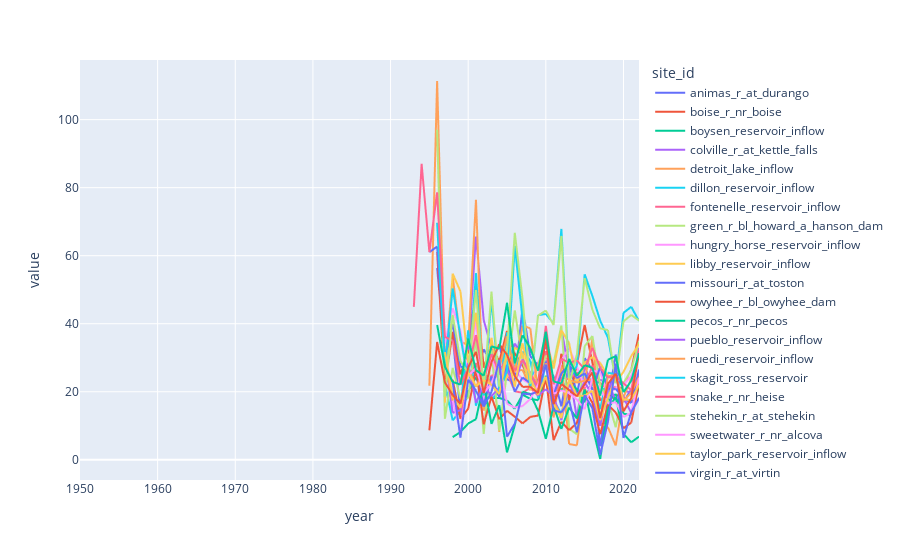

The cell this chart's notebook holds for it:
### Code cell
import plotly.express as px

px.line(
    dataset.sort_values(["site_id", "year"], ascending=True),
    x="year",
    y=["SNWD_DAILY"],
    color="site_id",
)

### Figure 1 — Plotly figure (JSON) as saved in the notebook; plotly's stock layout.template omitted (floating-point values rounded to 4 significant figures)
{"data": [{"hovertemplate": "site_id=animas_r_at_durango<br>variable=SNWD_DAILY<br>year=%{x}<br>value=%{y}<extra></extra>", "legendgroup": "animas_r_at_durango", "line": {"color": "#636efa", "dash": "solid"}, "marker": {"symbol": "circle"}, "mode": "lines", "name": "animas_r_at_durango", "showlegend": true, "type": "scattergl", "x": [1950, 1951, 1952, 1953, 1954, 1955, 1956, 1957, 1958, 1959, 1960, 1961, 1962, 1963, 1964, 1965, 1966, 1967, 1968, 1969, 1970, 1971, 1972, 1973, 1974, 1975, 1976, 1977, 1978, 1979, 1980, 1981, 1982, 1983, 1984, 1985, 1986, 1987, 1988, 1989, 1990, 1991, 1992, 1993, 1994, 1995, 1996, 1997, 1998, 1999, 2000, 2001, 2002, 2003, 2004, 2005, 2006, 2007, 2008, 2009, 2010, 2011, 2012, 2013, 2014, 2015, 2016, 2017, 2018, 2019, 2020, 2021, 2022], "xaxis": "x", "y": [null, null, null, null, null, null, null, null, null, null, null, null, null, null, null, null, null, null, null, null, null, null, null, null, null, null, null, null, null, null, null, null, null, null, null, null, null, null, null, null, null, null, null, null, null, null, 56.39, 30.53, 35.93, 14.03, 37.26, 25.45, 32.51, 28.11, 34.0, 23.65, 22.78, 44.84, 30.45, 27.74, 29.19, 24.5, 15.69, 28.52, 19.38, 29.91, 26.31, 3.996, 17.39, 30.97, 16.98, 20.7, 21.09], "yaxis": "y"}, {"hovertemplate": "site_id=boise_r_nr_boise<br>variable=SNWD_DAILY<br>year=%{x}<br>value=%{y}<extra></extra>", "legendgroup": "boise_r_nr_boise", "line": {"color": "#EF553B", "dash": "solid"}, "marker": {"symbol": "circle"}, "mode": "lines", "name": "boise_r_nr_boise", "showlegend": true, "type": "scattergl", "x": [1950, 1951, 1952, 1953, 1954, 1955, 1956, 1957, 1958, 1959, 1960, 1961, 1962, 1963, 1964, 1965, 1966, 1967, 1968, 1969, 1970, 1971, 1972, 1973, 1974, 1975, 1976, 1977, 1978, 1979, 1980, 1981, 1982, 1983, 1984, 1985, 1986, 1987, 1988, 1989, 1990, 1991, 1992, 1993, 1994, 1995, 1996, 1997, 1998, 1999, 2000, 2001, 2002, 2003, 2004, 2005, 2006, 2007, 2008, 2009, 2010, 2011, 2012, 2013, 2014, 2015, 2016, 2017, 2018, 2019, 2020, 2021, 2022], "xaxis": "x", "y": [null, null, null, null, null, null, null, null, null, null, null, null, null, null, null, null, null, null, null, null, null, null, null, null, null, null, null, null, null, null, null, null, null, null, null, null, null, null, null, null, null, null, null, null, null, null, 61.03, 21.9, 37.67, 25.05, 31.78, 50.69, 27.02, 34.17, 28.79, 37.9, 31.19, 27.77, 23.14, 22.74, 38.63, 16.15, 31.19, 17.46, 28.09, 39.66, 28.52, 17.35, 19.52, 17.64, 22.2, 26.5, 36.99], "yaxis": "y"}, {"hovertemplate": "site_id=boysen_reservoir_inflow<br>variable=SNWD_DAILY<br>year=%{x}<br>value=%{y}<extra></extra>", "legendgroup": "boysen_reservoir_inflow", "line": {"color": "#00cc96", "dash": "solid"}, "marker": {"symbol": "circle"}, "mode": "lines", "name": "boysen_reservoir_inflow", "showlegend": true, "type": "scattergl", "x": [1951, 1952, 1953, 1954, 1955, 1956, 1957, 1958, 1959, 1960, 1961, 1962, 1963, 1964, 1965, 1966, 1967, 1968, 1969, 1970, 1971, 1972, 1973, 1974, 1975, 1976, 1977, 1978, 1979, 1980, 1981, 1982, 1983, 1984, 1985, 1986, 1987, 1988, 1989, 1990, 1991, 1992, 1993, 1994, 1995, 1996, 1997, 1998, 1999, 2000, 2001, 2002, 2003, 2004, 2005, 2006, 2007, 2008, 2009, 2010, 2011, 2012, 2013, 2014, 2015, 2016, 2017, 2018, 2019, 2020, 2021, 2022, null], "xaxis": "x", "y": [null, null, null, null, null, null, null, null, null, null, null, null, null, null, null, null, null, null, null, null, null, null, null, null, null, null, null, null, null, null, null, null, null, null, null, null, null, null, null, null, null, null, null, null, null, null, null, 20.09, 12.41, 20.06, 24.29, 18.47, 18.17, 18.18, 17.46, 14.97, 19.12, 17.95, 17.5, 24.73, 19.12, 20.62, 22.64, 20.79, 16.86, 23.79, 22.45, 17.03, 19.36, 13.57, 13.12, 21.5, null], "yaxis": "y"}, {"hovertemplate": "site_id=colville_r_at_kettle_falls<br>variable=SNWD_DAILY<br>year=%{x}<br>value=%{y}<extra></extra>", "legendgroup": "colville_r_at_kettle_falls", "line": {"color": "#ab63fa", "dash": "solid"}, "marker": {"symbol": "circle"}, "mode": "lines", "name": "colville_r_at_kettle_falls", "showlegend": true, "type": "scattergl", "x": [1950, 1951, 1952, 1953, 1954, 1955, 1956, 1957, 1958, 1959, 1960, 1961, 1962, 1963, 1964, 1965, 1966, 1967, 1968, 1969, 1970, 1971, 1972, 1973, 1974, 1975, 1976, 1977, 1978, 1979, 1980, 1981, 1982, 1983, 1984, 1985, 1986, 1987, 1988, 1989, 1990, 1991, 1992, 1993, 1994, 1995, 1996, 1997, 1998, 1999, 2000, 2001, 2002, 2003, 2004, 2005, 2006, 2007, 2008, 2009, 2010, 2011, 2012, 2013, 2014, 2015, 2016, 2017, 2018, 2019, 2020, 2021, 2022], "xaxis": "x", "y": [null, null, null, null, null, null, null, null, null, null, null, null, null, null, null, null, null, null, null, null, null, null, null, null, null, null, null, null, null, null, null, null, null, null, null, null, null, null, null, null, null, null, null, null, null, null, null, null, null, null, 32.19, 65.62, 41.06, 32.78, 25.68, 26.01, 34.23, 30.27, 21.65, 28.42, 33.34, 27.7, 38.63, 25.97, 12.25, 27.54, 21.69, 23.58, 22.42, 17.59, 20.36, 19.7, 32.93], "yaxis": "y"}, {"hovertemplate": "site_id=detroit_lake_inflow<br>variable=SNWD_DAILY<br>year=%{x}<br>value=%{y}<extra></extra>", "legendgroup": "detroit_lake_inflow", "line": {"color": "#FFA15A", "dash": "solid"}, "marker": {"symbol": "circle"}, "mode": "lines", "name": "detroit_lake_inflow", "showlegend": true, "type": "scattergl", "x": [1971, 1972, 1973, 1974, 1975, 1976, 1977, 1978, 1979, 1980, 1981, 1982, 1983, 1984, 1985, 1986, 1987, 1988, 1989, 1990, 1991, 1992, 1993, 1994, 1995, 1996, 1997, 1998, 1999, 2000, 2001, 2002, 2003, 2004, 2005, 2006, 2007, 2008, 2009, 2010, 2011, 2012, 2013, 2014, 2015, 2016, 2017, 2018, 2019, 2020, 2021, 2022], "xaxis": "x", "y": [null, null, null, null, null, null, null, null, null, null, null, null, null, null, null, null, null, null, null, null, null, null, null, null, 21.77, 111.4, 27.07, 53.98, 34.89, 33.59, 76.44, 14.43, 31.69, 8.178, 25.96, 26.04, 26.42, 21.36, 19.48, 28.12, 12.43, 27.93, 4.639, 4.227, 23.12, 35.56, 10.75, 9.573, 4.196, 18.39, 23.91, 30.22], "yaxis": "y"}, {"hovertemplate": "site_id=dillon_reservoir_inflow<br>variable=SNWD_DAILY<br>year=%{x}<br>value=%{y}<extra></extra>", "legendgroup": "dillon_reservoir_inflow", "line": {"color": "#19d3f3", "dash": "solid"}, "marker": {"symbol": "circle"}, "mode": "lines", "name": "dillon_reservoir_inflow", "showlegend": true, "type": "scattergl", "x": [1951, 1952, 1953, 1954, 1955, 1956, 1957, 1958, 1959, 1960, 1961, 1962, 1963, 1964, 1965, 1966, 1967, 1968, 1969, 1970, 1971, 1972, 1973, 1974, 1975, 1976, 1977, 1978, 1979, 1980, 1981, 1982, 1983, 1984, 1985, 1986, 1987, 1988, 1989, 1990, 1991, 1992, 1993, 1994, 1995, 1996, 1997, 1998, 1999, 2000, 2001, 2002, 2003, 2004, 2005, 2006, 2007, 2008, 2009, 2010, 2011, 2012, 2013, 2014, 2015, 2016, 2017, 2018, 2019, 2020, 2021, 2022, null], "xaxis": "x", "y": [null, null, null, null, null, null, null, null, null, null, null, null, null, null, null, null, null, null, null, null, null, null, null, null, null, null, null, null, null, null, null, null, null, null, null, null, null, null, null, null, null, null, null, null, null, null, 22.4, 11.57, 14.37, 38.08, 15.87, 23.77, 17.64, 20.03, 37.46, 26.7, 31.82, 29.14, 18.12, 28.04, 17.58, 13.51, 22.81, 23.07, 25.26, 22.79, 14.86, 25.61, 25.13, 17.73, 17.48, 23.39, null], "yaxis": "y"}, {"hovertemplate": "site_id=fontenelle_reservoir_inflow<br>variable=SNWD_DAILY<br>year=%{x}<br>value=%{y}<extra></extra>", "legendgroup": "fontenelle_reservoir_inflow", "line": {"color": "#FF6692", "dash": "solid"}, "marker": {"symbol": "circle"}, "mode": "lines", "name": "fontenelle_reservoir_inflow", "showlegend": true, "type": "scattergl", "x": [1965, 1966, 1967, 1968, 1969, 1970, 1971, 1972, 1973, 1974, 1975, 1976, 1977, 1978, 1979, 1980, 1981, 1982, 1983, 1984, 1985, 1986, 1987, 1988, 1989, 1990, 1991, 1992, 1993, 1994, 1995, 1996, 1997, 1998, 1999, 2000, 2001, 2002, 2003, 2004, 2005, 2006, 2007, 2008, 2009, 2010, 2011, 2012, 2013, 2014, 2015, 2016, 2017, 2018, 2019, 2020, 2021, 2022], "xaxis": "x", "y": [null, null, null, null, null, null, null, null, null, null, null, null, null, null, null, null, null, null, null, null, null, null, null, null, null, null, null, null, null, null, null, null, null, 19.78, 12.57, 23.76, 28.49, 21.21, 24.76, 25.29, 25.58, 20.15, 19.7, 21.2, 18.84, 31.98, 18.53, 24.25, 23.65, 25.76, 20.85, 27.77, 22.63, 20.59, 21.46, 18.39, 16.96, 25.53], "yaxis": "y"}, {"hovertemplate": "site_id=green_r_bl_howard_a_hanson_dam<br>variable=SNWD_DAILY<br>year=%{x}<br>value=%{y}<extra></extra>", "legendgroup": "green_r_bl_howard_a_hanson_dam", "line": {"color": "#B6E880", "dash": "solid"}, "marker": {"symbol": "circle"}, "mode": "lines", "name": "green_r_bl_howard_a_hanson_dam", "showlegend": true, "type": "scattergl", "x": [1950, 1951, 1952, 1953, 1954, 1955, 1956, 1957, 1958, 1959, 1960, 1961, 1962, 1963, 1964, 1965, 1966, 1967, 1968, 1969, 1970, 1971, 1972, 1973, 1974, 1975, 1976, 1977, 1978, 1979, 1980, 1981, 1982, 1983, 1984, 1985, 1986, 1987, 1988, 1989, 1990, 1991, 1992, 1993, 1994, 1995, 1996, 1997, 1998, 1999, 2000, 2001, 2002, 2003, 2004, 2005, 2006, 2007, 2008, 2009, 2010, 2011, 2012, 2013, 2014, 2015, 2016, 2017, 2018, 2019, 2020, 2021, 2022], "xaxis": "x", "y": [null, null, null, null, null, null, null, null, null, null, null, null, null, null, null, null, null, null, null, null, null, null, null, null, null, null, null, null, null, null, null, null, null, null, null, null, null, null, null, null, null, null, null, null, null, null, 97.04, 12.05, 27.04, 18.01, 18.05, 35.61, 7.608, 32.21, 8.608, 26.21, 43.94, 29.06, 21.71, 21.8, 30.66, 28.47, 39.47, 9.165, 7.493, 33.4, 36.4, 21.84, 17.48, 9.549, 22.53, 26.4, 34.7], "yaxis": "y"}, {"hovertemplate": "site_id=hungry_horse_reservoir_inflow<br>variable=SNWD_DAILY<br>year=%{x}<br>value=%{y}<extra></extra>", "legendgroup": "hungry_horse_reservoir_inflow", "line": {"color": "#FF97FF", "dash": "solid"}, "marker": {"symbol": "circle"}, "mode": "lines", "name": "hungry_horse_reservoir_inflow", "showlegend": true, "type": "scattergl", "x": [1950, 1951, 1952, 1953, 1954, 1955, 1956, 1957, 1958, 1959, 1960, 1961, 1962, 1963, 1964, 1965, 1966, 1967, 1968, 1969, 1970, 1971, 1972, 1973, 1974, 1975, 1976, 1977, 1978, 1979, 1980, 1981, 1982, 1983, 1984, 1985, 1986, 1987, 1988, 1989, 1990, 1991, 1992, 1993, 1994, 1995, 1996, 1997, 1998, 1999, 2000, 2001, 2002, 2003, 2004, 2005, 2006, 2007, 2008, 2009, 2010, 2011, 2012, 2013, 2014, 2015, 2016, 2017, 2018, 2019, 2020, 2021, 2022], "xaxis": "x", "y": [null, null, null, null, null, null, null, null, null, null, null, null, null, null, null, null, null, null, null, null, null, null, null, null, null, null, null, null, null, null, null, null, null, null, null, null, null, null, null, null, null, null, null, null, null, null, null, 34.23, 44.57, 37.96, 24.33, 41.2, 15.66, 30.85, 22.05, 24.52, 26.29, 23.68, 22.23, 27.46, 36.86, 19.42, 29.22, 32.85, 27.38, 21.42, 26.09, 25.92, 18.85, 21.15, 22.03, 24.66, 30.26], "yaxis": "y"}, {"hovertemplate": "site_id=libby_reservoir_inflow<br>variable=SNWD_DAILY<br>year=%{x}<br>value=%{y}<extra></extra>", "legendgroup": "libby_reservoir_inflow", "line": {"color": "#FECB52", "dash": "solid"}, "marker": {"symbol": "circle"}, "mode": "lines", "name": "libby_reservoir_inflow", "showlegend": true, "type": "scattergl", "x": [1957, 1958, 1959, 1960, 1961, 1962, 1963, 1964, 1965, 1966, 1967, 1968, 1969, 1970, 1971, 1972, 1973, 1974, 1975, 1976, 1977, 1978, 1979, 1980, 1981, 1982, 1983, 1984, 1985, 1986, 1987, 1988, 1989, 1990, 1991, 1992, 1993, 1994, 1995, 1996, 1997, 1998, 1999, 2000, 2001, 2002, 2003, 2004, 2005, 2006, 2007, 2008, 2009, 2010, 2011, 2012, 2013, 2014, 2015, 2016, 2017, 2018, 2019, 2020, 2021, 2022], "xaxis": "x", "y": [null, null, null, null, null, null, null, null, null, null, null, null, null, null, null, null, null, null, null, null, null, null, null, null, null, null, null, null, null, null, null, null, null, null, null, null, null, null, null, null, 16.8, 54.74, 49.5, 28.24, 43.25, 21.26, 35.88, 21.94, 24.32, 33.0, 31.32, 20.36, 27.68, 35.8, 26.81, 38.07, 34.3, 22.55, 28.55, 30.22, 28.49, 24.64, 22.94, 25.82, 30.48, 33.99], "yaxis": "y"}, {"hovertemplate": "site_id=missouri_r_at_toston<br>variable=SNWD_DAILY<br>year=%{x}<br>value=%{y}<extra></extra>", "legendgroup": "missouri_r_at_toston", "line": {"color": "#636efa", "dash": "solid"}, "marker": {"symbol": "circle"}, "mode": "lines", "name": "missouri_r_at_toston", "showlegend": true, "type": "scattergl", "x": [1950, 1951, 1952, 1953, 1954, 1955, 1956, 1957, 1958, 1959, 1960, 1961, 1962, 1963, 1964, 1965, 1966, 1967, 1968, 1969, 1970, 1971, 1972, 1973, 1974, 1975, 1976, 1977, 1978, 1979, 1980, 1981, 1982, 1983, 1984, 1985, 1986, 1987, 1988, 1989, 1990, 1991, 1992, 1993, 1994, 1995, 1996, 1997, 1998, 1999, 2000, 2001, 2002, 2003, 2004, 2005, 2006, 2007, 2008, 2009, 2010, 2011, 2012, 2013, 2014, 2015, 2016, 2017, 2018, 2019, 2020, 2021, 2022], "xaxis": "x", "y": [null, null, null, null, null, null, null, null, null, null, null, null, null, null, null, null, null, null, null, null, null, null, null, null, null, null, null, null, null, null, null, null, null, null, null, null, null, null, null, null, null, null, null, 44.96, 87.03, 61.03, 62.7, 29.94, 39.95, 27.49, 26.2, 25.39, 16.16, 24.5, 18.36, 27.97, 19.98, 24.23, 22.51, 23.06, 28.72, 19.19, 25.38, 27.94, 23.98, 25.44, 20.52, 27.35, 20.87, 20.85, 18.11, 16.7, 26.55], "yaxis": "y"}, {"hovertemplate": "site_id=owyhee_r_bl_owyhee_dam<br>variable=SNWD_DAILY<br>year=%{x}<br>value=%{y}<extra></extra>", "legendgroup": "owyhee_r_bl_owyhee_dam", "line": {"color": "#EF553B", "dash": "solid"}, "marker": {"symbol": "circle"}, "mode": "lines", "name": "owyhee_r_bl_owyhee_dam", "showlegend": true, "type": "scattergl", "x": [1950, 1951, 1952, 1953, 1954, 1955, 1956, 1957, 1958, 1959, 1960, 1961, 1962, 1963, 1964, 1965, 1966, 1967, 1968, 1969, 1970, 1971, 1972, 1973, 1974, 1975, 1976, 1977, 1978, 1979, 1980, 1981, 1982, 1983, 1984, 1985, 1986, 1987, 1988, 1989, 1990, 1991, 1992, 1993, 1994, 1995, 1996, 1997, 1998, 1999, 2000, 2001, 2002, 2003, 2004, 2005, 2006, 2007, 2008, 2009, 2010, 2011, 2012, 2013, 2014, 2015, 2016, 2017, 2018, 2019, 2020, 2021, 2022], "xaxis": "x", "y": [null, null, null, null, null, null, null, null, null, null, null, null, null, null, null, null, null, null, null, null, null, null, null, null, null, null, null, null, null, null, null, null, null, null, null, null, null, null, null, null, null, null, null, null, null, null, null, 23.93, 23.48, 12.06, 15.03, 26.71, 10.42, 18.61, 11.9, 14.42, 12.67, 10.7, 12.62, 12.99, 24.34, 5.763, 11.19, 8.701, 10.81, 20.74, 16.74, 7.506, 16.22, 13.91, 9.277, 10.93, 22.62], "yaxis": "y"}, {"hovertemplate": "site_id=pecos_r_nr_pecos<br>variable=SNWD_DAILY<br>year=%{x}<br>value=%{y}<extra></extra>", "legendgroup": "pecos_r_nr_pecos", "line": {"color": "#00cc96", "dash": "solid"}, "marker": {"symbol": "circle"}, "mode": "lines", "name": "pecos_r_nr_pecos", "showlegend": true, "type": "scattergl", "x": [1950, 1951, 1952, 1953, 1954, 1955, 1956, 1957, 1958, 1959, 1960, 1961, 1962, 1963, 1964, 1965, 1966, 1967, 1968, 1969, 1970, 1971, 1972, 1973, 1974, 1975, 1976, 1977, 1978, 1979, 1980, 1981, 1982, 1983, 1984, 1985, 1986, 1987, 1988, 1989, 1990, 1991, 1992, 1993, 1994, 1995, 1996, 1997, 1998, 1999, 2000, 2001, 2002, 2003, 2004, 2005, 2006, 2007, 2008, 2009, 2010, 2011, 2012, 2013, 2014, 2015, 2016, 2017, 2018, 2019, 2020, 2021, 2022], "xaxis": "x", "y": [null, null, null, null, null, null, null, null, null, null, null, null, null, null, null, null, null, null, null, null, null, null, null, null, null, null, null, null, null, null, null, null, null, null, null, null, null, null, null, null, null, null, null, null, null, null, null, null, 6.667, 8.167, 10.67, 11.94, 22.36, 10.54, 16.07, 2.15, 10.16, 20.01, 19.32, 14.44, 6.139, 15.92, 9.069, 15.38, 12.12, 20.69, 9.805, 0.2346, 14.96, 18.5, 7.623, 5.141, 6.815], "yaxis": "y"}, {"hovertemplate": "site_id=pueblo_reservoir_inflow<br>variable=SNWD_DAILY<br>year=%{x}<br>value=%{y}<extra></extra>", "legendgroup": "pueblo_reservoir_inflow", "line": {"color": "#ab63fa", "dash": "solid"}, "marker": {"symbol": "circle"}, "mode": "lines", "name": "pueblo_reservoir_inflow", "showlegend": true, "type": "scattergl", "x": [1959, 1960, 1961, 1962, 1963, 1964, 1965, 1967, 1968, 1969, 1970, 1971, 1972, 1973, 1974, 1975, 1976, 1977, 1978, 1979, 1980, 1981, 1982, 1983, 1984, 1985, 1986, 1987, 1988, 1989, 1990, 1991, 1992, 1993, 1994, 1995, 1996, 1997, 1998, 1999, 2000, 2001, 2002, 2003, 2004, 2005, 2006, 2007, 2008, 2009, 2010, 2011, 2012, 2013, 2014, 2015, 2016, 2017, 2018, 2019, 2020, 2021, 2022, null], "xaxis": "x", "y": [null, null, null, null, null, null, null, null, null, null, null, null, null, null, null, null, null, null, null, null, null, null, null, null, null, null, null, null, null, null, null, null, null, null, null, null, null, 30.4, 13.82, 14.6, 28.49, 16.7, 22.05, 18.69, 21.26, 26.2, 22.37, 29.57, 25.56, 18.91, 20.72, 18.72, 11.6, 22.12, 18.81, 22.89, 18.85, 9.95, 21.18, 23.66, 18.27, 13.8, 18.04, null], "yaxis": "y"}, {"hovertemplate": "site_id=ruedi_reservoir_inflow<br>variable=SNWD_DAILY<br>year=%{x}<br>value=%{y}<extra></extra>", "legendgroup": "ruedi_reservoir_inflow", "line": {"color": "#FFA15A", "dash": "solid"}, "marker": {"symbol": "circle"}, "mode": "lines", "name": "ruedi_reservoir_inflow", "showlegend": true, "type": "scattergl", "x": [1974, 1975, 1976, 1977, 1978, 1979, 1980, 1981, 1982, 1983, 1984, 1985, 1986, 1987, 1988, 1989, 1990, 1991, 1992, 1993, 1994, 1995, 1996, 1997, 1998, 1999, 2000, 2001, 2002, 2003, 2004, 2005, 2006, 2007, 2008, 2009, 2010, 2011, 2012, 2013, 2014, 2015, 2016, 2017, 2018, 2019, 2020, 2021, 2022, null], "xaxis": "x", "y": [null, null, null, null, null, null, null, null, null, null, null, null, null, null, null, null, null, null, null, null, null, null, null, 29.15, 17.25, 15.78, 27.04, 21.46, 25.87, 22.03, 26.71, 36.31, 25.85, 39.44, 38.63, 19.64, 28.39, 16.81, 13.2, 23.39, 22.69, 23.24, 23.59, 12.53, 24.55, 24.99, 17.38, 19.67, 24.23, null], "yaxis": "y"}, {"hovertemplate": "site_id=skagit_ross_reservoir<br>variable=SNWD_DAILY<br>year=%{x}<br>value=%{y}<extra></extra>", "legendgroup": "skagit_ross_reservoir", "line": {"color": "#19d3f3", "dash": "solid"}, "marker": {"symbol": "circle"}, "mode": "lines", "name": "skagit_ross_reservoir", "showlegend": true, "type": "scattergl", "x": [1950, 1951, 1952, 1953, 1954, 1955, 1956, 1957, 1958, 1959, 1960, 1961, 1962, 1963, 1964, 1965, 1966, 1967, 1968, 1969, 1970, 1971, 1972, 1973, 1974, 1975, 1976, 1977, 1978, 1979, 1980, 1981, 1982, 1983, 1984, 1985, 1986, 1987, 1988, 1989, 1990, 1991, 1992, 1993, 1994, 1995, 1996, 1997, 1998, 1999, 2000, 2001, 2002, 2003, 2004, 2005, 2006, 2007, 2008, 2009, 2010, 2011, 2012, 2013, 2014, 2015, 2016, 2017, 2018, 2019, 2020, 2021, 2022], "xaxis": "x", "y": [null, null, null, null, null, null, null, null, null, null, null, null, null, null, null, null, null, null, null, null, null, null, null, null, null, null, null, null, null, null, null, null, null, null, null, null, null, null, null, null, null, null, null, null, null, null, 69.67, 27.06, 50.39, 36.3, 22.89, 54.89, 18.88, 47.31, 20.18, 26.04, 62.87, 41.36, 21.25, 42.5, 42.87, 40.06, 67.89, 23.7, 27.67, 54.55, 48.14, 40.93, 35.88, 23.38, 43.19, 44.98, 40.8], "yaxis": "y"}, {"hovertemplate": "site_id=snake_r_nr_heise<br>variable=SNWD_DAILY<br>year=%{x}<br>value=%{y}<extra></extra>", "legendgroup": "snake_r_nr_heise", "line": {"color": "#FF6692", "dash": "solid"}, "marker": {"symbol": "circle"}, "mode": "lines", "name": "snake_r_nr_heise", "showlegend": true, "type": "scattergl", "x": [1950, 1951, 1952, 1953, 1954, 1955, 1956, 1957, 1958, 1959, 1960, 1961, 1962, 1963, 1964, 1965, 1966, 1967, 1968, 1969, 1970, 1971, 1972, 1973, 1974, 1975, 1976, 1977, 1978, 1979, 1980, 1981, 1982, 1983, 1984, 1985, 1986, 1987, 1988, 1989, 1990, 1991, 1992, 1993, 1994, 1995, 1996, 1997, 1998, 1999, 2000, 2001, 2002, 2003, 2004, 2005, 2006, 2007, 2008, 2009, 2010, 2011, 2012, 2013, 2014, 2015, 2016, 2017, 2018, 2019, 2020, 2021, 2022], "xaxis": "x", "y": [null, null, null, null, null, null, null, null, null, null, null, null, null, null, null, null, null, null, null, null, null, null, null, null, null, null, null, null, null, null, null, null, null, null, null, null, null, null, null, null, null, null, null, 44.96, 87.03, 61.03, 78.64, 36.12, 35.03, 22.03, 26.86, 36.68, 23.55, 31.07, 25.66, 30.42, 26.25, 29.23, 25.37, 21.34, 39.39, 22.16, 29.74, 28.46, 29.25, 26.57, 32.96, 27.05, 24.22, 24.67, 22.5, 20.45, 32.34], "yaxis": "y"}, {"hovertemplate": "site_id=stehekin_r_at_stehekin<br>variable=SNWD_DAILY<br>year=%{x}<br>value=%{y}<extra></extra>", "legendgroup": "stehekin_r_at_stehekin", "line": {"color": "#B6E880", "dash": "solid"}, "marker": {"symbol": "circle"}, "mode": "lines", "name": "stehekin_r_at_stehekin", "showlegend": true, "type": "scattergl", "x": [1950, 1951, 1952, 1953, 1954, 1955, 1956, 1957, 1958, 1959, 1960, 1961, 1962, 1963, 1964, 1965, 1966, 1967, 1968, 1969, 1970, 1971, 1972, 1973, 1974, 1975, 1976, 1977, 1978, 1979, 1980, 1981, 1982, 1983, 1984, 1985, 1986, 1987, 1988, 1989, 1990, 1991, 1992, 1993, 1994, 1995, 1996, 1997, 1998, 1999, 2000, 2001, 2002, 2003, 2004, 2005, 2006, 2007, 2008, 2009, 2010, 2011, 2012, 2013, 2014, 2015, 2016, 2017, 2018, 2019, 2020, 2021, 2022], "xaxis": "x", "y": [null, null, null, null, null, null, null, null, null, null, null, null, null, null, null, null, null, null, null, null, null, null, null, null, null, null, null, null, null, null, null, null, null, null, null, null, null, null, null, null, null, null, null, null, null, null, null, 18.6, 42.6, 29.01, 25.55, 49.92, 20.63, 49.46, 21.49, 31.87, 66.74, 47.28, 22.27, 42.4, 43.88, 39.6, 65.82, 22.24, 30.95, 53.42, 44.08, 38.64, 38.13, 22.48, 40.69, 42.58, 40.94], "yaxis": "y"}, {"hovertemplate": "site_id=sweetwater_r_nr_alcova<br>variable=SNWD_DAILY<br>year=%{x}<br>value=%{y}<extra></extra>", "legendgroup": "sweetwater_r_nr_alcova", "line": {"color": "#FF97FF", "dash": "solid"}, "marker": {"symbol": "circle"}, "mode": "lines", "name": "sweetwater_r_nr_alcova", "showlegend": true, "type": "scattergl", "x": [1950, 1951, 1952, 1953, 1954, 1955, 1956, 1957, 1958, 1959, 1960, 1961, 1962, 1963, 1964, 1965, 1966, 1967, 1968, 1969, 1970, 1971, 1972, 1973, 1974, 1975, 1976, 1977, 1978, 1979, 1980, 1981, 1982, 1983, 1984, 1985, 1986, 1987, 1988, 1989, 1990, 1991, 1992, 1993, 1994, 1995, 1996, 1997, 1998, 1999, 2000, 2001, 2002, 2003, 2004, 2005, 2006, 2007, 2008, 2009, 2010, 2011, 2012, 2013, 2014, 2015, 2016, 2017, 2018, 2019, 2020, 2021, 2022], "xaxis": "x", "y": [null, null, null, null, null, null, null, null, null, null, null, null, null, null, null, null, null, null, null, null, null, null, null, null, null, null, null, null, null, null, null, null, null, null, null, null, null, null, null, null, null, null, null, null, null, null, null, null, 17.4, 8.133, 24.6, 27.11, 19.59, 22.36, 28.6, 16.47, 15.34, 15.79, 17.87, 22.14, 27.47, 19.41, 20.42, 19.62, 17.7, 14.81, 24.16, 20.87, 16.58, 16.92, 12.56, 13.81, 23.99], "yaxis": "y"}, {"hovertemplate": "site_id=taylor_park_reservoir_inflow<br>variable=SNWD_DAILY<br>year=%{x}<br>value=%{y}<extra></extra>", "legendgroup": "taylor_park_reservoir_inflow", "line": {"color": "#FECB52", "dash": "solid"}, "marker": {"symbol": "circle"}, "mode": "lines", "name": "taylor_park_reservoir_inflow", "showlegend": true, "type": "scattergl", "x": [1953, 1954, 1955, 1956, 1957, 1958, 1959, 1960, 1961, 1962, 1963, 1964, 1965, 1966, 1967, 1968, 1969, 1970, 1971, 1972, 1973, 1974, 1975, 1976, 1977, 1978, 1979, 1980, 1981, 1982, 1983, 1984, 1985, 1986, 1987, 1988, 1989, 1990, 1991, 1992, 1993, 1994, 1995, 1996, 1997, 1998, 1999, 2000, 2001, 2002, 2003, 2004, 2005, 2006, 2007, 2008, 2009, 2010, 2011, 2012, 2013, 2014, 2015, 2016, 2017, 2018, 2019, 2020, 2021, 2022, null], "xaxis": "x", "y": [null, null, null, null, null, null, null, null, null, null, null, null, null, null, null, null, null, null, null, null, null, null, null, null, null, null, null, null, null, null, null, null, null, null, null, null, null, null, null, null, null, null, null, null, 31.68, 18.47, 15.21, 25.68, 21.64, 23.45, 22.05, 19.3, 31.08, 21.47, 34.26, 24.08, 19.1, 24.46, 16.44, 12.24, 23.9, 18.74, 18.89, 20.31, 11.63, 18.22, 24.44, 17.71, 17.61, 22.0, null], "yaxis": "y"}, {"hovertemplate": "site_id=virgin_r_at_virtin<br>variable=SNWD_DAILY<br>year=%{x}<br>value=%{y}<extra></extra>", "legendgroup": "virgin_r_at_virtin", "line": {"color": "#636efa", "dash": "solid"}, "marker": {"symbol": "circle"}, "mode": "lines", "name": "virgin_r_at_virtin", "showlegend": true, "type": "scattergl", "x": [1950, 1951, 1952, 1953, 1954, 1955, 1956, 1957, 1958, 1959, 1960, 1961, 1962, 1963, 1964, 1965, 1966, 1967, 1968, 1969, 1970, 1978, 1979, 1980, 1981, 1982, 1983, 1984, 1985, 1986, 1987, 1988, 1989, 1990, 1991, 1992, 1993, 1994, 1995, 1996, 1997, 1998, 1999, 2000, 2001, 2002, 2003, 2004, 2005, 2006, 2007, 2008, 2009, 2010, 2011, 2012, 2013, 2014, 2015, 2016, 2017, 2018, 2019, 2020, 2021, 2022], "xaxis": "x", "y": [null, null, null, null, null, null, null, null, null, null, null, null, null, null, null, null, null, null, null, null, null, null, null, null, null, null, null, null, null, null, null, null, null, null, null, null, null, null, null, null, 27.43, 22.83, 6.468, 23.56, 20.36, 15.62, 19.98, 29.39, 6.772, 10.63, 19.46, 19.25, 20.1, 28.0, 14.54, 13.91, 17.46, 8.061, 19.03, 15.17, 1.435, 11.17, 28.33, 6.404, 13.95, 18.27], "yaxis": "y"}, {"hovertemplate": "site_id=weber_r_nr_oakley<br>variable=SNWD_DAILY<br>year=%{x}<br>value=%{y}<extra></extra>", "legendgroup": "weber_r_nr_oakley", "line": {"color": "#EF553B", "dash": "solid"}, "marker": {"symbol": "circle"}, "mode": "lines", "name": "weber_r_nr_oakley", "showlegend": true, "type": "scattergl", "x": [1950, 1951, 1952, 1953, 1954, 1955, 1956, 1957, 1958, 1959, 1960, 1961, 1962, 1963, 1964, 1965, 1966, 1967, 1968, 1969, 1970, 1971, 1972, 1973, 1974, 1975, 1976, 1977, 1978, 1979, 1980, 1981, 1982, 1983, 1984, 1985, 1986, 1987, 1988, 1989, 1990, 1991, 1992, 1993, 1994, 1995, 1996, 1997, 1998, 1999, 2000, 2001, 2002, 2003, 2004, 2005, 2006, 2007, 2008, 2009, 2010, 2011, 2012, 2013, 2014, 2015, 2016, 2017, 2018, 2019, 2020, 2021, 2022], "xaxis": "x", "y": [null, null, null, null, null, null, null, null, null, null, null, null, null, null, null, null, null, null, null, null, null, null, null, null, null, null, null, null, null, null, null, null, null, null, null, null, null, null, null, null, null, null, null, null, null, 8.667, 34.64, 22.73, 19.01, 16.47, 27.16, 31.76, 19.56, 28.72, 33.97, 30.91, 24.58, 21.45, 21.48, 19.59, 35.93, 16.33, 22.27, 20.5, 18.67, 22.2, 25.72, 12.22, 22.36, 25.33, 14.22, 18.12, 31.36], "yaxis": "y"}, {"hovertemplate": "site_id=yampa_r_nr_maybell<br>variable=SNWD_DAILY<br>year=%{x}<br>value=%{y}<extra></extra>", "legendgroup": "yampa_r_nr_maybell", "line": {"color": "#00cc96", "dash": "solid"}, "marker": {"symbol": "circle"}, "mode": "lines", "name": "yampa_r_nr_maybell", "showlegend": true, "type": "scattergl", "x": [1950, 1951, 1952, 1953, 1954, 1955, 1956, 1957, 1958, 1959, 1960, 1961, 1962, 1963, 1964, 1965, 1966, 1967, 1968, 1969, 1970, 1971, 1972, 1973, 1974, 1975, 1976, 1977, 1978, 1979, 1980, 1981, 1982, 1983, 1984, 1985, 1986, 1987, 1988, 1989, 1990, 1991, 1992, 1993, 1994, 1995, 1996, 1997, 1998, 1999, 2000, 2001, 2002, 2003, 2004, 2005, 2006, 2007, 2008, 2009, 2010, 2011, 2012, 2013, 2014, 2015, 2016, 2017, 2018, 2019, 2020, 2021, 2022], "xaxis": "x", "y": [null, null, null, null, null, null, null, null, null, null, null, null, null, null, null, null, null, null, null, null, null, null, null, null, null, null, null, null, null, null, null, null, null, null, null, null, null, null, null, null, null, null, null, null, null, null, 39.62, 27.34, 22.91, 22.12, 35.66, 26.34, 24.74, 33.34, 32.66, 46.19, 28.32, 36.63, 32.84, 26.16, 37.66, 23.05, 22.4, 29.7, 24.68, 27.82, 27.01, 18.85, 29.41, 30.49, 19.87, 23.22, 31.32], "yaxis": "y"}], "layout": {"legend": {"title": {"text": "site_id"}, "tracegroupgap": 0}, "margin": {"t": 60}, "xaxis": {"anchor": "y", "domain": [0, 1], "title": {"text": "year"}}, "yaxis": {"anchor": "x", "domain": [0, 1], "title": {"text": "value"}}}}
